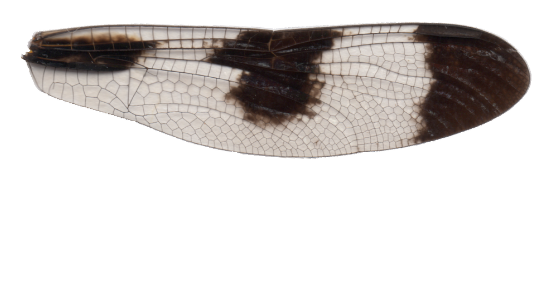
#> input picture experiments/detect_lines/test_wing2.png, 552 x 296 px
$ python detect_lines_test.py
#> lines starting #> are read from the running program, lines starting #| are printed output that depends on the picture; after the words box and inside, x2 and y2 are one past the last pixel; in counts of white or black regions, pixels touching at a corner belong together
import numpy as np
import matplotlib.pyplot as plt
import cv2

image = cv2.imread("test_wing2.png",cv2.IMREAD_COLOR)
#> image is the input picture: shape (296, 552, 3); mean B, G, R 209.6, 211.5, 215.3
# convert to grayscale
grayscale = cv2.cvtColor(image, cv2.COLOR_BGR2GRAY)
# perform edge detection
edges = cv2.Canny(grayscale, 75, 200) #30
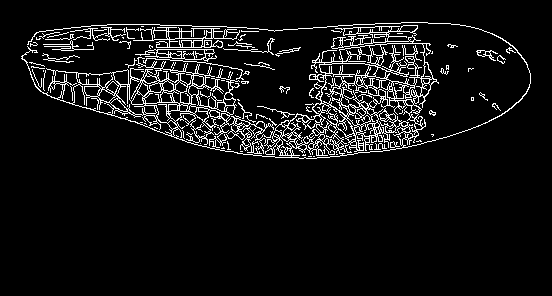
#> edges: shape (296, 552); 7.3% white in thin lines or dots, all inside (x1, y1, x2, y2) = (21, 22, 531, 159)

# detect lines in the image using hough lines technique
lines = cv2.HoughLinesP(image=edges, rho=2, theta=np.pi/180, threshold=80, lines=np.array([]), minLineLength=10, maxLineGap=10)
#> lines = 270 rows, first 6: [31, 77, 78, 77], [98, 103, 129, 107], [219, 135, 418, 135], [148, 127, 423, 127], [143, 76, 240, 76], [240, 145, 416, 145]
# iterate over the output lines and draw them
for line in lines:
    for x1, y1, x2, y2 in line:
        cv2.line(image, (x1, y1), (x2, y2), (255, 0, 0), 3)
#> this loop made 270 passes
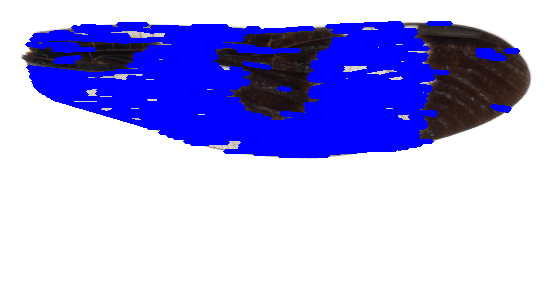
#> image: shape (296, 552, 3); mean B, G, R 231, 174.6, 176
        #cv2.line(edges, (x1, y1), (x2, y2), (255, 0, 0), 3)
# show images
cv2.imshow("image", image)
cv2.imshow("edges", edges)
cv2.waitKey(0)

$ run again, with experiments/detect_lines/test_wing.png copied over experiments/detect_lines/test_wing2.png
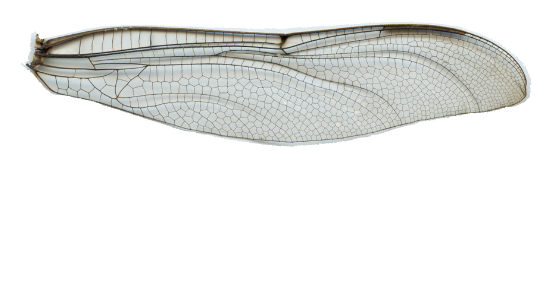
#> input picture experiments/detect_lines/test_wing.png, 552 x 296 px
#> image is the input picture: shape (296, 552, 3); mean B, G, R 233.2, 234.8, 233.9
#> `edges = cv2.Canny(grayscale, 75, 200)`:
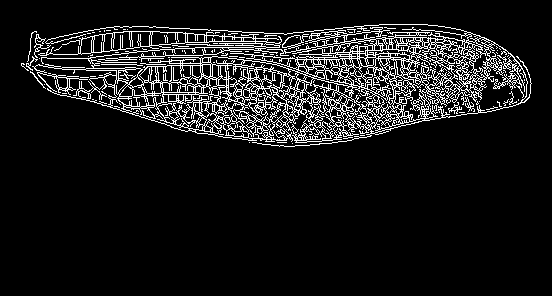
#> edges: shape (296, 552); 9.9% white in thin lines or dots, all inside (x1, y1, x2, y2) = (21, 24, 532, 147)
#> lines = 243 rows, first 6: [286, 68, 526, 68], [227, 64, 448, 64], [43, 87, 81, 87], [162, 47, 259, 52], [86, 68, 488, 75], [407, 55, 508, 52]
#> the loop `for line in lines:` made 243 passes
#> after the loop `for line in lines:`:
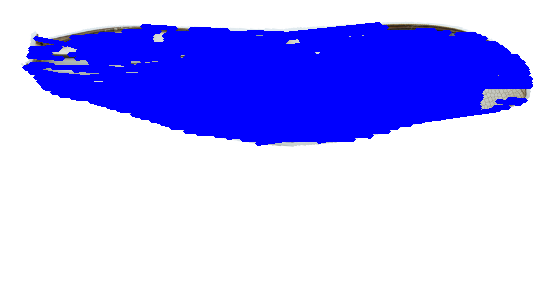
#> image: shape (296, 552, 3); mean B, G, R 253.2, 183.7, 183.7
